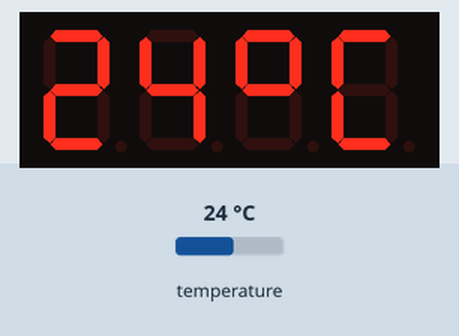
This sketch was run on a simulated Arduino Uno, built with avr-gcc and run on an emulated ATmega328P. Shown: 4-digit seven-segment display. The test bench sets the inputs (shaded band); at power-on: temperature 24 °C.

Above: at 1.6 s.
1.7 s: temperature set to 12 °C
At 12.6 s:
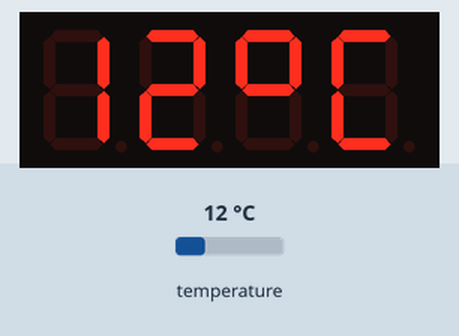
13.3 s: temperature set to 19 °C
At 23.0 s:
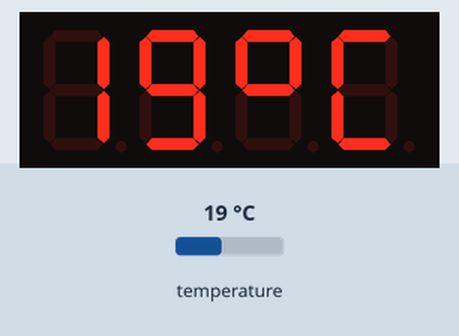
24.0 s: temperature set to 28 °C
At 34.7 s:
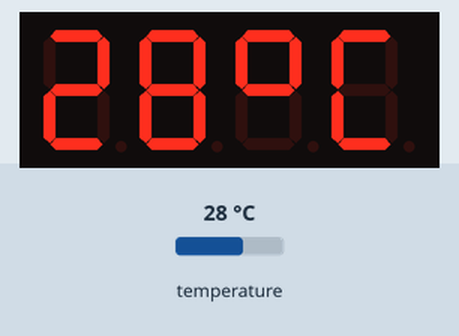
Timing chart, 0 to 36.2 s (numbered marks = the images above; inputs shaded):
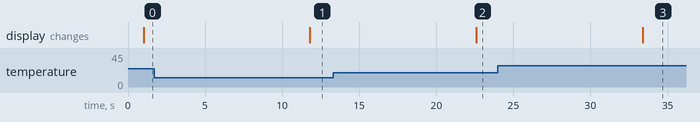

Measured:
- after the input at 1.7 s, the display: changes after 10.1 s (image 1)
- after the input at 13.3 s, the display: changes after 9.3 s (image 2)
- after the input at 24.0 s, the display: changes after 9.4 s (image 3)

The sketch:

main.ino
```cpp
#include <TM1637Display.h>
#include <OneWire.h>
#include <DallasTemperature.h>

// Module connection pins (Digital Pins)
#define CLK 4
#define DIO 3
#define ONE_WIRE_BUS 2

const uint8_t SEG_ERR[] = {
  SEG_A | SEG_D | SEG_E | SEG_F | SEG_G, // E
  SEG_E | SEG_G,                         // r
  SEG_E | SEG_G,                         // r
  0,                                     // space
};

// Create degree celsius symbol
const uint8_t celsius[] = {
  SEG_A | SEG_B | SEG_F | SEG_G,  // Degree symbol
  SEG_A | SEG_D | SEG_E | SEG_F   // C
};

TM1637Display display(CLK, DIO);
OneWire oneWire(ONE_WIRE_BUS);
DallasTemperature sensors(&oneWire);

void setup() {
  display.setBrightness(0x02);
  sensors.begin();
  delay(200);
  if (sensors.getDS18Count() == 0)
    display.setSegments(SEG_ERR);
  else
    sensors.setResolution(12);
}

void loop() {
  if (sensors.getDS18Count() != 0) {
    sensors.requestTemperatures();
    int temp = sensors.getTempCByIndex(0);
    display.showNumberDec(temp, false, 2, 0);
    display.setSegments(celsius, 2, 2);
  }
  delay(10000);
}
```
